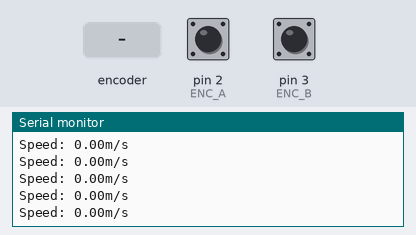
Bench run of a sketch on a simulated Arduino Uno, built with avr-gcc and run on an emulated ATmega328P. On the bench: the last lines printed to the serial monitor. The inputs (shaded band) are chosen by the test bench; at power-on: pin 2 (ENC_A) HIGH, pin 3 (ENC_B) HIGH.

Above: at 1.2 s.
1.3 s: rotary encoder on pin 2 (ENC_A) / pin 3 (ENC_B) turned 1 step (first pin leading)
At 1.41 s:
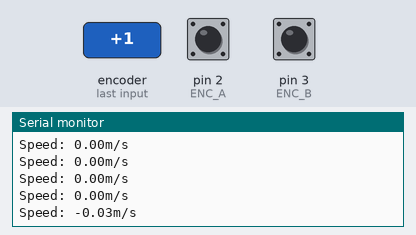
3.0 s: rotary encoder on pin 2 (ENC_A) / pin 3 (ENC_B) turned 2 steps (second pin leading)
At 3.11 s:
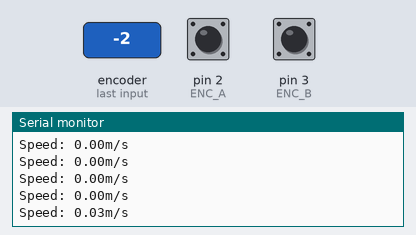
Timing chart, 0 to 6.0 s (numbered marks = the images above; inputs shaded):
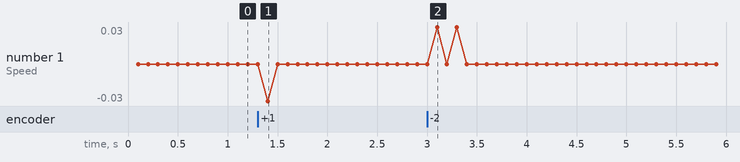

The sketch:

ENC_AB.ino
```cpp
#include <mcp_can.h>
#include <SPI.h>

#define ENC_A 2
#define ENC_B 3
// #define CAN_CS 10

volatile int counter = 0;
int lastCounter = 0;

const float wheelRadius = 0.28; // In metres
const int pulsesPerRevolution = 600;
const unsigned long interval = 100; // Every 300ms we calculate the speed

unsigned long elapsed_time = 0;

// MCP_CAN CAN(CAN_CS);

void read_encoder();

void setup() {
pinMode(ENC_A, INPUT_PULLUP);
pinMode(ENC_B, INPUT_PULLUP);

attachInterrupt(digitalPinToInterrupt(ENC_A), read_encoder, CHANGE);
attachInterrupt(digitalPinToInterrupt(ENC_B), read_encoder, CHANGE);

Serial.begin(9600);

// while (CAN_OK != CAN.begin(CAN_500KBPS)) {
// Serial.println("CAN init failed, retrying...");
// delay(100);
// }
// Serial.println("CAN init success");
 }

void loop() {
unsigned long current_time = millis();
if (current_time - elapsed_time >= interval) {
int delta = counter - lastCounter;
lastCounter = counter;
elapsed_time = current_time;

float revolutions = (float)delta / pulsesPerRevolution;
float displacement = 2 * PI * wheelRadius * revolutions;
float speed = displacement / 0.1; // سرعة = مسافة ÷ الزمن

Serial.print("Speed: ");
Serial.print(speed);
Serial.println("m/s");

byte data[4];
memcpy(data, &speed, 4);
// CAN.sendMsgBuf(0x100, 0, 4, data);
 }
}

// ============ Encoder ISR ============
unsigned long _lastIncReadTime = micros();
unsigned long _lastDecReadTime = micros();
int _pauseLength = 25000;
int _fastIncrement = 1;

void read_encoder() {
static uint8_t old_AB = 3;
static int8_t encval = 0;
static const int8_t enc_states[] = {0,-1,1,0,1,0,0,-1,-1,0,0,1,0,1,-1,0};

old_AB <<= 2;

if (digitalRead(ENC_B)) old_AB |= 0x02;
if (digitalRead(ENC_A)) old_AB |= 0x01;

encval += enc_states[old_AB & 0x0f];

if (encval > 3) {
int change = 1;
if ((micros() - _lastIncReadTime) < _pauseLength)
change *= _fastIncrement;
_lastIncReadTime = micros();
counter += change;
encval = 0;
}
else if (encval < -3) {
int change = -1;
if ((micros() - _lastDecReadTime) < _pauseLength)
change *= _fastIncrement;
_lastDecReadTime = micros();
counter += change;
encval = 0;
 }
}
```

Measured:
- after the input at 1.3 s, the serial monitor: prints a new line after 0.10 s (image 1)
- after the input at 3.0 s, the serial monitor: prints a new line after 0.10 s (image 2)
